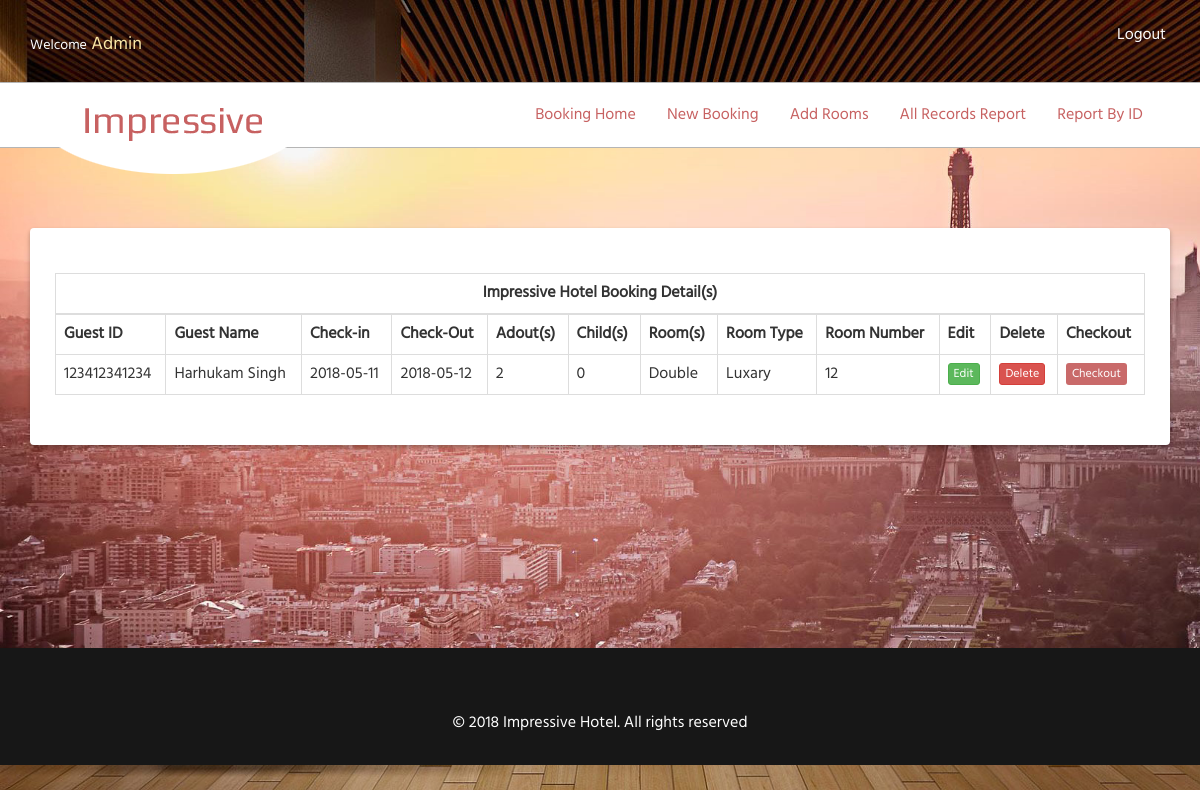
/booking-home.php (signed in), run on the app's committed database.
### tables this page shows
CREATE TABLE `roombooking` (
  `id` bigint(20) NOT NULL,
  `adharid` text NOT NULL,
  `user` text NOT NULL,
  `checkin` date NOT NULL,
  `checkout` date NOT NULL,
  `adult` text NOT NULL,
  `child` text NOT NULL,
  `rooms` text NOT NULL,
  `roomtype` text NOT NULL,
  `roomnumber` text NOT NULL,
  `name` text NOT NULL,
  `email` text NOT NULL,
  `phone` text NOT NULL,
  `requirement` text NOT NULL,
  `address` text NOT NULL,
  `city` text NOT NULL,
  `state` text NOT NULL,
  `country` text NOT NULL,
  `pincode` text NOT NULL,
  `totaldays` text NOT NULL,
  `roomrent` text NOT NULL,
  `roomrentcal` text NOT NULL,
  `roomtotalammount` text NOT NULL
);

### booking-home.php (the view, shortened to what this page needs)
<?php
require_once 'db_config.php';
?>
<?php require_once"include/admin-header.php";?>
<div style="padding-top:30px;"></div>
<div class="container">
<div class="row">
<div class="col-sm-12">
<div class="card5">
<table class="table table-bordered">
<thead style="text-align:center">
<tr >
<th colspan="12" style="text-align:center">Impressive Hotel Booking Detail(s)</th>
</tr>
</thead>
<tbody>
<tr>
<th>Guest ID</th>
<th>Guest Name</th>
<th>Check-in</th>
<th>Check-Out</th>
<th>Adout(s)</th>
<th>Child(s)</th>
<th>Room(s)</th>
<th>Room Type</th>
<th>Room Number</th>
<th>Edit</th>
<th>Delete</th>
<th>Checkout</th>
</tr>
<tr>
<?php
$stmt = $DB_con->prepare('SELECT * FROM roombooking  ORDER BY id DESC LIMIT 10 ');
$stmt->execute();
if($stmt->rowCount() > 0)
{
while($res=$stmt->fetch(PDO::FETCH_ASSOC))
{
extract($res);
?>
<td><?php echo $adharid;?></td>
<td><?php echo $name;?></td>
<td><?php echo $checkin;?></td>
<td><?php echo $checkout;?></td>
<td><?php echo $adult;?></td>
<td><?php echo $child;?></td>
<td><?php echo $rooms;?></td>
<td><?php echo $roomtype;?></td>
<td><?php echo $roomnumber;?></td>
<td><a href="updateroombooking.php?editid=<?php echo $id;?>" class="btn btn-success btn-xs"> Edit</a></td>
<td><a href="deleterecord.php?deleteid=<?php echo $id;?>" class="btn btn-danger btn-xs"> Delete</a></td>
<td><a href="checkout.php?checkoutid=<?php echo $id;?>" class="btn btn-theme btn-xs">Checkout</a></td>
</tr>
<?php
}
}
else
{
?>
<div class="well">
No record found
</div>
<?php
}
?>
</tbody>
</table>
</div>
</div>
</div>
</div>
<?php require_once"include/admin-footer.php";?>

### css/style.css (style rules this page uses)
html, body { font-family: 'Hind-Regular'; font-size: 100%; background:#fff; }
a { text-decoration: none; }
.table > thead > tr > th, .table > tbody > tr > th, .table > tfoot > tr > th, .table > thead > tr > td, .table > tbody > tr > td, .table > tfoot > tr > td { padding: 8px; line-height: 1.42857143; vertical-align: top; border-top: none; }
.card5 { padding:45px 25px 30px 25px; width:100%; height:auto; box-shadow: 0 2px 4px 0 rgba(0, 0, 0, 0.2), 0 4px 6px 0 rgba(0, 0, 0, 0.12); background-color: #fff; border-radius:4px; }
.btn-theme { background-color:#c96a6a; color:#fff; }

### data on the page
roombooking: adharid "123412341234", name "Harhukam Singh", checkin "2018-05-11", checkout "2018-05-12", adult "2", child "0", rooms "Double", roomtype "Luxary", roomnumber "12"

### other printed values
$_SESSION['login_user'] "Admin"
